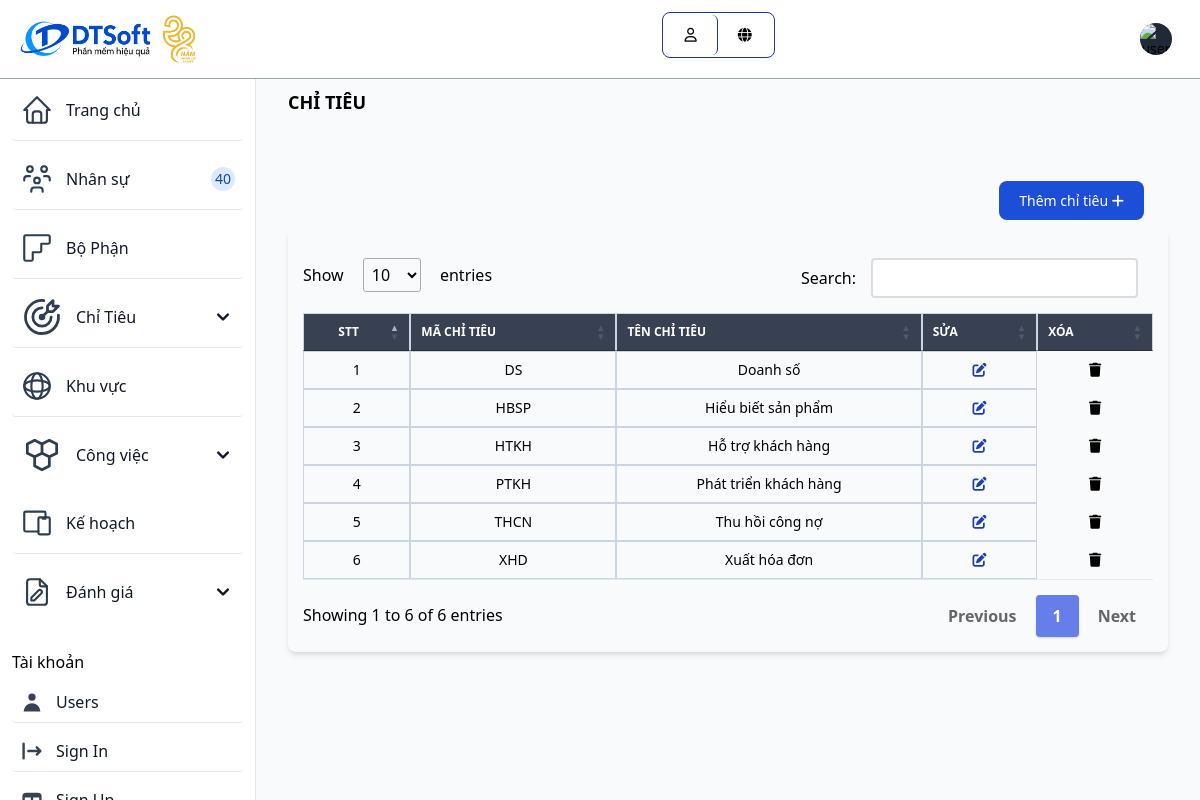
Screenshot of /chitieu.php with the database file from the repository.
### tables this page shows
CREATE TABLE `chitieu` (
  `id_chitieu` varchar(10) NOT NULL,
  `tenchitieu` varchar(255) NOT NULL
);

### chitieu.php (the view, shortened to what this page needs)
<?php
include "inc/header.php";
?>
<?php
  $sql = "SELECT * FROM chitieu";
  $query = mysqli_query($connect,$sql);
?>
<div class="p-4 sm:ml-64">
  <div class="p-4 mt-14">
    <div class="mb-4 font-bold text-lg uppercase">Chỉ tiêu</div>
    <div class="p-4 mt-14 grid">
      <div class="justify-self-end">
        <a href="themchitieu.php" class="text-white bg-blue-700 hover:bg-blue-800 focus:ring-4 focus:ring-blue-300 font-medium rounded-lg text-sm px-5 py-2.5 mr-2 mb-2 dark:bg-blue-600 dark:hover:bg-blue-700 focus:outline-none dark:focus:ring-blue-800">
          Thêm chỉ tiêu <i class="fa-solid fa-plus"></i>
        </a>
      </div>
    </div>
    <div class="mb-4">
      <div class="relative overflow-x-auto shadow-md sm:rounded-lg">
        <table id="myTable" class="w-full text-sm text-gray-500 dark:text-gray-400">
          <thead class="text-xs text-white uppercase bg-gray-700">
            <tr>
              <th class="px-3 py-3 border border-slate-300">
                <div class="text-center items-center">
                  STT
                </div>
              </th>
              <th class="px-3 py-3 border border-slate-300">
                MÃ CHỈ TIÊU
              </th>
              <th class="px-3 py-3 border border-slate-300">
                TÊN CHỈ TIÊU
              </th>
              <th class="px-3 py-3 border border-slate-300">
                SỬA
              </th>
              <th class="px-3 py-3 border border-slate-300">
                XÓA
              </th>
            </tr>
          </thead>
          <tbody class="text-black text-center">
            <?php
                  $i = 1;
                  while($row = mysqli_fetch_assoc($query)){?>
            <tr class="bg-white border-b dark:border-gray-700 hover:bg-gray-50">
              <td class="px-3 border border-slate-300"><?php echo $i++; ?></td>
              <td class="text-center font-medium border border-slate-300"><?php echo $row['id_chitieu']; ?></td>
              <td scope="row" class="px-3 py-4 font-medium whitespace-nowrap border border-slate-300">
                <?php echo $row['tenchitieu']; ?>
              </td>
              <td class="px-3 py-4 font-medium whitespace-nowrap border border-slate-300">
                <a class="text-blue-800" href="chinhsuachitieu.php?&id=<?php echo $row['id_chitieu']; ?>">
                  <i class="fa-solid fa-edit"></i>
                </a>
              </td>
              <td><a onclick="return Del('<?php echo $row['tenchitieu'] ?>')" class="btn btn-danger" href="xoachitieu.php?&id=<?php echo $row['id_chitieu']; ?>"><i class="fa fa-trash" aria-hidden="true"></i></a></td>
            </tr>
            <?php  }  ?>
          </tbody>
        </table>
      </div>
    </div>
  </div>
</div>
</body>
</html>

### inc/header.php (style rules this page uses)
table.dataTable.no-footer { border-bottom: 1px solid #e2e8f0; margin-top: 0.75em; margin-bottom: 0.75em; }

### rows the page displays
chitieu: id_chitieu "DS", tenchitieu "Doanh số"
chitieu: id_chitieu "HBSP", tenchitieu "Hiểu biết sản phẩm"
chitieu: id_chitieu "HTKH", tenchitieu "Hỗ trợ khách hàng"
chitieu: id_chitieu "PTKH", tenchitieu "Phát triển khách hàng"
chitieu: id_chitieu "THCN", tenchitieu "Thu hồi công nợ"
chitieu: id_chitieu "XHD", tenchitieu "Xuất hóa đơn"
